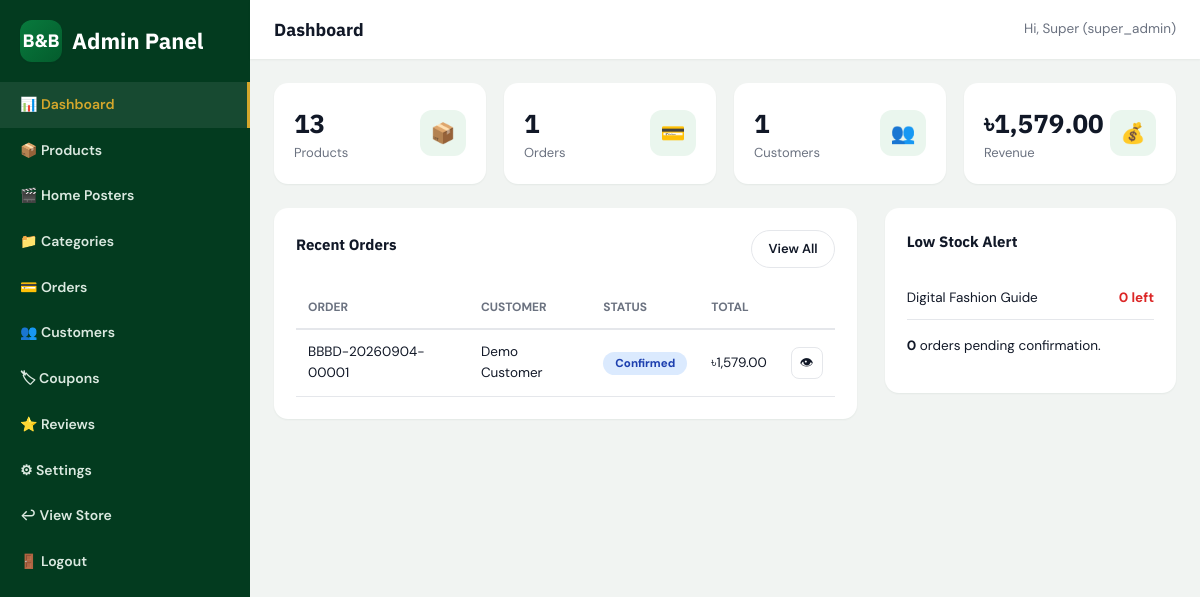
/admin/index.php (signed in), run on the app's committed database.
### tables this page shows
CREATE TABLE users (
    id INT UNSIGNED AUTO_INCREMENT PRIMARY KEY,

    first_name VARCHAR(80) NOT NULL,
    last_name VARCHAR(80) NOT NULL,

    email VARCHAR(150) NOT NULL,
    password VARCHAR(255) NOT NULL,

    phone VARCHAR(30) DEFAULT NULL,

    address TEXT DEFAULT NULL,
    city VARCHAR(100) DEFAULT NULL,
    postal_code VARCHAR(20) DEFAULT NULL,

    avatar VARCHAR(255) DEFAULT NULL,

    role ENUM(
        'member',
        'admin',
        'super_admin'
    ) NOT NULL DEFAULT 'member',

    status ENUM(
        'active',
        'inactive',
        'blocked'
    ) NOT NULL DEFAULT 'active',

    created_at TIMESTAMP NOT NULL DEFAULT CURRENT_TIMESTAMP,
    updated_at TIMESTAMP NOT NULL DEFAULT CURRENT_TIMESTAMP
        ON UPDATE CURRENT_TIMESTAMP,

    UNIQUE KEY uq_users_email (email),
    KEY idx_users_role (role),
    KEY idx_users_status (status),
    KEY idx_users_created (created_at)
);

CREATE TABLE orders (
    id INT UNSIGNED AUTO_INCREMENT PRIMARY KEY,

    user_id INT UNSIGNED DEFAULT NULL,

    order_number VARCHAR(80) NOT NULL,

    subtotal DECIMAL(12,2) NOT NULL DEFAULT 0.00,
    discount_amount DECIMAL(12,2) NOT NULL DEFAULT 0.00,
    shipping_cost DECIMAL(12,2) NOT NULL DEFAULT 0.00,

    total_amount DECIMAL(12,2) NOT NULL DEFAULT 0.00,

    currency VARCHAR(10) NOT NULL DEFAULT 'BDT',

    coupon_id INT UNSIGNED DEFAULT NULL,
    coupon_code VARCHAR(50) DEFAULT NULL,

    payment_method ENUM(
        'cod',
        'bkash',
        'nagad',
        'stripe'
    ) NOT NULL,

    payment_status ENUM(
        'pending',
        'paid',
        'failed',
        'refunded'
    ) NOT NULL DEFAULT 'pending',

    order_status ENUM(
        'pending',
        'confirmed',
        'processing',
        'shipped',
        'delivered',
        'cancelled',
        'returned'
    ) NOT NULL DEFAULT 'pending',

     
    shipping_name VARCHAR(160) NOT NULL,
    shipping_email VARCHAR(150) DEFAULT NULL,
    shipping_phone VARCHAR(30) NOT NULL,

    shipping_address TEXT NOT NULL,
    shipping_city VARCHAR(100) NOT NULL,
    shipping_postal_code VARCHAR(20) DEFAULT NULL,

    notes TEXT DEFAULT NULL,

    stripe_session_id VARCHAR(255) DEFAULT NULL,
    stripe_payment_intent_id VARCHAR(255) DEFAULT NULL,

    created_at TIMESTAMP NOT NULL DEFAULT CURRENT_TIMESTAMP,
    updated_at TIMESTAMP NOT NULL DEFAULT CURRENT_TIMESTAMP
        ON UPDATE CURRENT_TIMESTAMP,

    CONSTRAINT fk_orders_user
        FOREIGN KEY (user_id)
        REFERENCES users(id)
        ON DELETE SET NULL
        ON UPDATE CASCADE,

    CONSTRAINT fk_orders_coupon
        FOREIGN KEY (coupon_id)
        REFERENCES coupons(id)
        ON DELETE SET NULL
        ON UPDATE CASCADE,

    UNIQUE KEY uq_orders_order_number (order_number),

    KEY idx_orders_user (user_id),
    KEY idx_orders_coupon (coupon_id),
    KEY idx_orders_payment_method (payment_method),
    KEY idx_orders_payment_status (payment_status),
    KEY idx_orders_order_status (order_status),
    KEY idx_orders_created (created_at),
    KEY idx_orders_stripe_session (stripe_session_id)
);

CREATE TABLE products (
    id INT UNSIGNED AUTO_INCREMENT PRIMARY KEY,

    category_id INT UNSIGNED NOT NULL,

    name VARCHAR(200) NOT NULL,
    slug VARCHAR(220) NOT NULL,
    sku VARCHAR(100) NOT NULL,

    product_type ENUM(
        'Physical',
        'Digital'
    ) NOT NULL DEFAULT 'Physical',

    description TEXT DEFAULT NULL,

    price DECIMAL(12,2) NOT NULL DEFAULT 0.00,
    old_price DECIMAL(12,2) DEFAULT NULL,

    main_image VARCHAR(500) DEFAULT NULL,

    badge ENUM(
        'NEW',
        'HOT',
        'SALE'
    ) DEFAULT NULL,

    stock INT UNSIGNED NOT NULL DEFAULT 0,

    featured TINYINT(1) NOT NULL DEFAULT 0,

    status ENUM(
        'active',
        'inactive'
    ) NOT NULL DEFAULT 'active',

    meta_title VARCHAR(255) DEFAULT NULL,
    meta_description TEXT DEFAULT NULL,

    created_at TIMESTAMP NOT NULL DEFAULT CURRENT_TIMESTAMP,
    updated_at TIMESTAMP NOT NULL DEFAULT CURRENT_TIMESTAMP
        ON UPDATE CURRENT_TIMESTAMP,

    CONSTRAINT fk_products_category
        FOREIGN KEY (category_id)
        REFERENCES categories(id)
        ON DELETE RESTRICT
        ON UPDATE CASCADE,

    UNIQUE KEY uq_products_slug (slug),
    UNIQUE KEY uq_products_sku (sku),

    KEY idx_products_category (category_id),
    KEY idx_products_type (product_type),
    KEY idx_products_price (price),
    KEY idx_products_stock (stock),
    KEY idx_products_featured (featured),
    KEY idx_products_status (status),
    KEY idx_products_created (created_at),

    FULLTEXT KEY ft_products_search (
        name,
        description
    )
);

### includes/functions.php (called while the page is built, shortened)
<?php
function clean($value) {
    return htmlspecialchars(trim($value ?? ''), ENT_QUOTES, 'UTF-8');
}
function get_settings() {
    static $settings = null;
    if ($settings === null) {
        global $pdo;
        $settings = [];
        try {
            $stmt = $pdo->query("SELECT setting_key, setting_value FROM settings");
            foreach ($stmt->fetchAll() as $row) {
                $settings[$row['setting_key']] = $row['setting_value'];
            }
        } catch (Exception $e) {
            $settings = [];
        }
    }
    return $settings;
}
function get_setting($key, $default = '') {
    $settings = get_settings();
    return $settings[$key] ?? $default;
}
function format_price($amount) {
    $symbol = get_setting('currency_symbol', '৳');
    return $symbol . number_format((float) $amount, 2);
}

### includes/auth.php (called while the page is built, shortened)
<?php
function current_user() {
    static $user = null;
    if ($user !== null) return $user ?: null;
    global $pdo;
    $stmt = $pdo->prepare("SELECT id, first_name, last_name, email, phone, address, city, postal_code, avatar, role, status
                            FROM users WHERE id = ? LIMIT 1");
    $stmt->execute([$_SESSION['user_id']]);
    $row = $stmt->fetch();
    $user = $row;
    return $user;
}
function is_logged_in() {
    return current_user() !== null;
}
function is_admin() {
    $user = current_user();
    return $user && in_array($user['role'], ['admin', 'super_admin'], true);
}
function require_admin() {
    if (!is_logged_in() || !is_admin()) {
        redirect('login.php');
    }
}

### admin/index.php (the view, shortened to what this page needs)
<?php
$pageTitle = 'Dashboard';
require_once __DIR__ . '/includes/header.php';
$totalProducts  = (int) $pdo->query("SELECT COUNT(*) FROM products")->fetchColumn();
$totalOrders    = (int) $pdo->query("SELECT COUNT(*) FROM orders")->fetchColumn();
$totalCustomers = (int) $pdo->query("SELECT COUNT(*) FROM users WHERE role='member'")->fetchColumn();
$totalRevenue   = (float) $pdo->query("SELECT COALESCE(SUM(total_amount),0) FROM orders WHERE payment_status='paid' OR payment_method='cod'")->fetchColumn();
$pendingOrders  = (int) $pdo->query("SELECT COUNT(*) FROM orders WHERE order_status='pending'")->fetchColumn();
$lowStock       = $pdo->query("SELECT * FROM products WHERE stock <= 5 AND status='active' ORDER BY stock ASC LIMIT 5")->fetchAll();
$recentOrders   = $pdo->query("SELECT * FROM orders ORDER BY created_at DESC LIMIT 8")->fetchAll();
?>
<div class="admin-cards">
  <div class="admin-stat-card"><div><div class="num"><?= number_format($totalProducts) ?></div><div style="color:var(--text-soft); font-size:13px;">Products</div></div><div class="icon">&#128230;</div></div>
  <div class="admin-stat-card"><div><div class="num"><?= number_format($totalOrders) ?></div><div style="color:var(--text-soft); font-size:13px;">Orders</div></div><div class="icon">&#128179;</div></div>
  <div class="admin-stat-card"><div><div class="num"><?= number_format($totalCustomers) ?></div><div style="color:var(--text-soft); font-size:13px;">Customers</div></div><div class="icon">&#128101;</div></div>
  <div class="admin-stat-card"><div><div class="num"><?= format_price($totalRevenue) ?></div><div style="color:var(--text-soft); font-size:13px;">Revenue</div></div><div class="icon">&#128176;</div></div>
</div>
<div class="shop-layout" style="grid-template-columns:2fr 1fr;">
  <div class="admin-panel">
    <div class="admin-panel-head"><h4>Recent Orders</h4><a href="<?= BASE_URL ?>admin/orders.php" class="btn btn-outline btn-sm">View All</a></div>
    <table class="data-table">
      <thead><tr><th>Order</th><th>Customer</th><th>Status</th><th>Total</th><th></th></tr></thead>
      <tbody>
      <?php foreach ($recentOrders as $o): ?>
        <tr>
          <td><?= clean($o['order_number']) ?></td>
          <td><?= clean($o['shipping_name']) ?></td>
          <td><span class="status-pill status-<?= clean($o['order_status']) ?>"><?= clean($o['order_status']) ?></span></td>
          <td><?= format_price($o['total_amount']) ?></td>
          <td><a href="<?= BASE_URL ?>admin/order-view.php?id=<?= $o['id'] ?>" class="icon-btn">&#128065;</a></td>
        </tr>
      <?php endforeach; ?>
      </tbody>
    </table>
  </div>
  <div class="admin-panel">
    <div class="admin-panel-head"><h4>Low Stock Alert</h4></div>
    <?php if ($lowStock): foreach ($lowStock as $p): ?>
      <div style="display:flex; justify-content:space-between; padding:10px 0; border-bottom:1px solid var(--border); font-size:13.5px;">
        <span><?= clean($p['name']) ?></span><strong style="color:var(--danger);"><?= $p['stock'] ?> left</strong>
      </div>
    <?php endforeach; else: ?>
      <p style="color:var(--text-soft); font-size:13.5px;">Stock levels look healthy.</p>
    <?php endif; ?>
    <p style="margin-top:16px; font-size:13.5px;"><strong><?= $pendingOrders ?></strong> orders pending confirmation.</p>
  </div>
</div>
<?php require_once __DIR__ . '/includes/footer.php'; ?>

### admin/includes/header.php (shortened to what this page needs)
<?php
require_admin();
$admin = current_user();
$adminPage = basename($_SERVER['SCRIPT_NAME']);
?>
<!DOCTYPE html>
<html lang="en">
<head>
<link rel="stylesheet" href="<?= BASE_URL ?>assets/css/style.css">
</head>
<body class="admin-body">
<div class="admin-wrap">
  <aside class="admin-sidebar">
    <div class="brand"><span class="logo-badge">B&amp;B</span> <span>Admin Panel</span></div>
    <a href="<?= BASE_URL ?>admin/index.php" class="<?= $adminPage === 'index.php' ? 'active' : '' ?>">&#128202; Dashboard</a>
    <a href="<?= BASE_URL ?>admin/products.php" class="<?= in_array($adminPage, ['products.php', 'product-form.php']) ? 'active' : '' ?>">&#128230; Products</a>
    <a href="<?= BASE_URL ?>admin/sliders.php" class="<?= $adminPage === 'sliders.php' ? 'active' : '' ?>">&#127916; Home Posters</a>
    <a href="<?= BASE_URL ?>admin/categories.php" class="<?= $adminPage === 'categories.php' ? 'active' : '' ?>">&#128193; Categories</a>
    <a href="<?= BASE_URL ?>admin/orders.php" class="<?= in_array($adminPage, ['orders.php', 'order-view.php']) ? 'active' : '' ?>">&#128179; Orders</a>
    <a href="<?= BASE_URL ?>admin/customers.php" class="<?= $adminPage === 'customers.php' ? 'active' : '' ?>">&#128101; Customers</a>
    <a href="<?= BASE_URL ?>admin/coupons.php" class="<?= $adminPage === 'coupons.php' ? 'active' : '' ?>">&#127991; Coupons</a>
    <a href="<?= BASE_URL ?>admin/reviews.php" class="<?= $adminPage === 'reviews.php' ? 'active' : '' ?>">&#11088; Reviews</a>
    <a href="<?= BASE_URL ?>admin/settings.php" class="<?= $adminPage === 'settings.php' ? 'active' : '' ?>">&#9881; Settings</a>
    <a href="<?= BASE_URL ?>index.php">&#8617; View Store</a>
    <a href="<?= BASE_URL ?>logout.php">&#128682; Logout</a>
  </aside>
  <div>
    <div class="admin-topbar">
      <h3 style="margin:0;"><?= clean($pageTitle ?? 'Dashboard') ?></h3>
      <span style="font-size:13.5px; color:var(--text-soft);">Hi, <?= clean($admin['first_name']) ?> (<?= clean($admin['role']) ?>)</span>
    </div>
    <div class="admin-main">

### assets/css/style.css (style rules this page uses)
:root { --green:#087A3D; --green-dark:#045C2D; --green-deep:#033B1F; --gold:#D4A72C; --bg:#F7F8F7; --white:#FFFFFF; --text:#111827; --text-soft:#6B7280; --border:#E5E7EB; --success:#16A34A; --danger:#DC2626; --warning:#F59E0B; --radius:14px; --radius-sm:8px; --shadow-sm:0 1px 2px rgba(3,59,31,.06); --shadow-md:0 8px 24px rgba(3,59,31,.08); --shadow-lg:0 20px 45px rgba(3,59,31,.14); --font-heading:'IBM Plex Sans', 'Inter', sans-serif; --font-body:'DM Sans', 'Inter', sans-serif; }
* { box-sizing:border-box; }
html { scroll-behavior:smooth; }
body { margin:0; font-family:var(--font-body); color:var(--text); background:var(--bg); font-size:15px; line-height:1.55; -webkit-font-smoothing:antialiased; }
h1,h2,h3,h4,h5 { font-family:var(--font-heading); margin:0 0 .5em; font-weight:700; color:var(--text); }
a { color:inherit; text-decoration:none; }
.btn { display:inline-flex; align-items:center; justify-content:center; gap:8px; padding:12px 24px; border-radius:999px; font-weight:600; font-size:14px; border:1px solid transparent; transition:.2s ease; white-space:nowrap; }
.btn-outline { background:transparent; border-color:var(--border); color:var(--text); }
.btn-sm { padding:8px 16px; font-size:13px; }
.brand { display:flex; align-items:center; gap:10px; font-family:var(--font-heading); font-weight:800; font-size:22px; color:var(--green-deep); }
.brand .logo-badge { width:42px; height:42px; border-radius:12px; background:linear-gradient(135deg,var(--green),var(--green-dark)); display:flex; align-items:center; justify-content:center; color:#fff; font-size:18px; font-weight:800; box-shadow:var(--shadow-sm); }
.shop-layout { display:grid; grid-template-columns:260px 1fr; gap:28px; align-items:start; }
.status-pill { padding:4px 12px; border-radius:999px; font-size:11.5px; font-weight:800; text-transform:capitalize; }
.status-confirmed,.status-processing { background:#dbeafe; color:#1e40af; }
.admin-body { background:#f1f4f2; }
.admin-wrap { display:grid; grid-template-columns:250px 1fr; min-height:100vh; }
.admin-sidebar { background:var(--green-deep); color:#dbe9e0; padding:20px 0; }
.admin-sidebar .brand { color:#fff; padding:0 20px 20px; }
.admin-sidebar a { display:flex; align-items:center; gap:10px; padding:12px 20px; font-size:14px; font-weight:600; }
.admin-sidebar a:hover, .admin-sidebar a.active { background:rgba(255,255,255,.08); color:var(--gold); border-right:3px solid var(--gold); }
.admin-topbar { background:#fff; padding:16px 24px; display:flex; justify-content:space-between; align-items:center; box-shadow:var(--shadow-sm); }
.admin-main { padding:24px; }
.admin-cards { display:grid; grid-template-columns:repeat(4,1fr); gap:18px; margin-bottom:24px; }
.admin-stat-card { background:#fff; border-radius:var(--radius); padding:20px; box-shadow:var(--shadow-sm); display:flex; justify-content:space-between; align-items:center; }
.admin-stat-card .num { font-size:26px; font-weight:800; font-family:var(--font-heading); }
.admin-stat-card .icon { width:46px; height:46px; border-radius:12px; background:#eaf6ee; color:var(--green); display:flex; align-items:center; justify-content:center; font-size:20px; }
.admin-panel { background:#fff; border-radius:var(--radius); box-shadow:var(--shadow-sm); padding:22px; }
.admin-panel-head { display:flex; justify-content:space-between; align-items:center; margin-bottom:18px; }
.data-table { width:100%; border-collapse:collapse; }
.data-table th { text-align:left; padding:12px; font-size:12px; text-transform:uppercase; color:var(--text-soft); border-bottom:2px solid var(--border); }
.data-table td { padding:12px; border-bottom:1px solid var(--border); font-size:13.5px; vertical-align:middle; }
.icon-btn { width:32px; height:32px; display:inline-flex; align-items:center; justify-content:center; border-radius:8px; border:1px solid var(--border); background:#fff; }

### data on the page
users: first_name "Super", role "super_admin"
orders: order_number "BBBD-20260904-00001", shipping_name "Demo Customer", order_status "Confirmed", total_amount "৳1,579.00"
products: name "Digital Fashion Guide", stock "0"

### other printed values
$pageTitle "Dashboard"
$totalProducts "13"
$totalOrders "1"
$totalCustomers "1"
format_price($totalRevenue) "৳1,579.00"
$pendingOrders "0"
